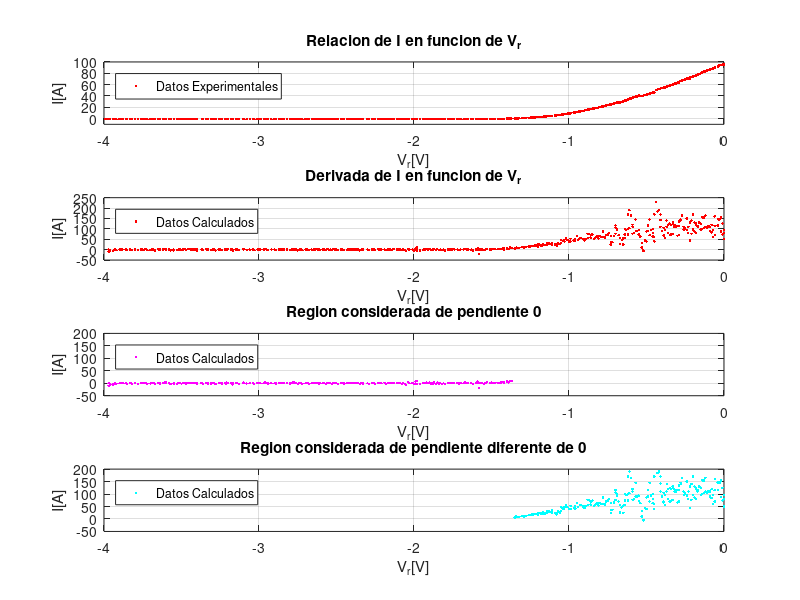
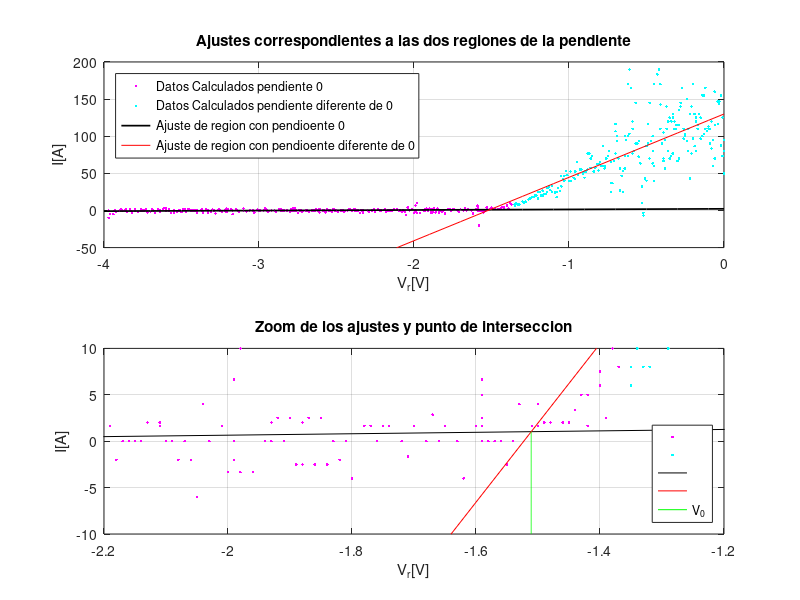

The MATLAB source for these figures, in order:
clear all; close all;
Vr = [0	0	0	-0.01	-0.01	-0.02	-0.02	-0.03	-0.03	-0.04	-0.04	-0.06	-0.06	-0.06	-0.07	-0.07	-0.08	-0.08	-0.09	-0.09	-0.1	-0.1	-0.11	-0.12	-0.12	-0.13	-0.13	-0.14	-0.14	-0.15	-0.15	-0.16	-0.16	-0.17	-0.17	-0.18	-0.18	-0.18	-0.19	-0.19	-0.2	-0.2	-0.21	-0.21	-0.22	-0.22	-0.23	-0.23	-0.24	-0.24	-0.25	-0.25	-0.26	-0.26	-0.27	-0.28	-0.28	-0.29	-0.29	-0.29	-0.3	-0.3	-0.31	-0.31	-0.32	-0.32	-0.33	-0.33	-0.33	-0.34	-0.34	-0.35	-0.35	-0.36	-0.36	-0.37	-0.37	-0.38	-0.38	-0.39	-0.39	-0.39	-0.4	-0.41	-0.41	-0.41	-0.42	-0.43	-0.44	-0.45	-0.45	-0.45	-0.46	-0.46	-0.46	-0.47	-0.48	-0.48	-0.49	-0.49	-0.5	-0.5	-0.51	-0.52	-0.52	-0.53	-0.53	-0.54	-0.55	-0.55	-0.56	-0.57	-0.57	-0.58	-0.59	-0.59	-0.59	-0.6	-0.61	-0.61	-0.62	-0.62	-0.62	-0.63	-0.64	-0.64	-0.64	-0.65	-0.65	-0.66	-0.67	-0.67	-0.68	-0.69	-0.69	-0.7	-0.7	-0.7	-0.71	-0.72	-0.73	-0.73	-0.73	-0.74	-0.75	-0.75	-0.76	-0.77	-0.77	-0.78	-0.78	-0.79	-0.8	-0.81	-0.81	-0.82	-0.83	-0.84	-0.85	-0.86	-0.86	-0.87	-0.88	-0.88	-0.89	-0.9	-0.9	-0.91	-0.92	-0.93	-0.94	-0.95	-0.96	-0.96	-0.97	-0.99	-0.99	-1	-1.01	-1.02	-1.03	-1.03	-1.04	-1.05	-1.05	-1.06	-1.07	-1.08	-1.08	-1.09	-1.11	-1.11	-1.12	-1.13	-1.14	-1.14	-1.15	-1.16	-1.17	-1.17	-1.18	-1.19	-1.2	-1.2	-1.21	-1.22	-1.23	-1.24	-1.25	-1.26	-1.28	-1.28	-1.29	-1.3	-1.32	-1.33	-1.34	-1.35	-1.35	-1.37	-1.38	-1.39	-1.4	-1.4	-1.42	-1.42	-1.43	-1.44	-1.45	-1.46	-1.48	-1.49	-1.5	-1.5	-1.51	-1.53	-1.54	-1.55	-1.56	-1.57	-1.58	-1.58	-1.59	-1.59	-1.59	-1.59	-1.59	-1.6	-1.62	-1.63	-1.63	-1.65	-1.66	-1.67	-1.68	-1.7	-1.71	-1.72	-1.74	-1.75	-1.76	-1.77	-1.78	-1.8	-1.81	-1.82	-1.83	-1.84	-1.85	-1.86	-1.87	-1.88	-1.88	-1.89	-1.9	-1.91	-1.92	-1.93	-1.93	-1.94	-1.96	-1.96	-1.98	-1.98	-1.99	-1.99	-1.99	-2	-2.01	-2.03	-2.04	-2.05	-2.06	-2.07	-2.08	-2.09	-2.1	-2.11	-2.11	-2.13	-2.14	-2.15	-2.16	-2.17	-2.18	-2.19	-2.21	-2.21	-2.22	-2.23	-2.25	-2.26	-2.27	-2.29	-2.3	-2.3	-2.33	-2.33	-2.34	-2.35	-2.36	-2.37	-2.38	-2.38	-2.38	-2.39	-2.4	-2.41	-2.42	-2.43	-2.45	-2.46	-2.47	-2.49	-2.5	-2.51	-2.52	-2.53	-2.54	-2.55	-2.56	-2.57	-2.58	-2.58	-2.59	-2.61	-2.61	-2.62	-2.63	-2.64	-2.65	-2.66	-2.66	-2.68	-2.69	-2.7	-2.72	-2.73	-2.74	-2.75	-2.76	-2.77	-2.77	-2.78	-2.78	-2.79	-2.79	-2.8	-2.82	-2.82	-2.84	-2.85	-2.86	-2.86	-2.87	-2.89	-2.9	-2.9	-2.92	-2.94	-2.95	-2.96	-2.97	-2.99	-3	-3.01	-3.03	-3.04	-3.06	-3.06	-3.08	-3.1	-3.1	-3.13	-3.14	-3.15	-3.17	-3.17	-3.18	-3.2	-3.21	-3.21	-3.22	-3.24	-3.25	-3.26	-3.28	-3.29	-3.3	-3.31	-3.33	-3.33	-3.34	-3.36	-3.37	-3.37	-3.37	-3.4	-3.4	-3.41	-3.42	-3.43	-3.43	-3.44	-3.45	-3.46	-3.47	-3.48	-3.49	-3.5	-3.51	-3.52	-3.53	-3.55	-3.55	-3.57	-3.58	-3.58	-3.58	-3.6	-3.6	-3.61	-3.62	-3.64	-3.64	-3.65	-3.67	-3.68	-3.69	-3.7	-3.72	-3.73	-3.74	-3.75	-3.76	-3.76	-3.78	-3.8	-3.8	-3.82	-3.83	-3.83	-3.85	-3.86	-3.86	-3.88	-3.89	-3.9	-3.92	-3.93	-3.94	-3.96	-3.97	-3.97	-3.98	-3.98	-3.98	-3.99	-3.99];
I = [95.7	96.7	96.6	95.9	95.2	94.7	94.8	94.2	93.4	93	91.6	91.3	89.8	89.1	88.6	88.1	88.1	87.5	87	86.7	86.3	85.7	85	84.3	83.4	83	82.3	81.8	81	80.1	79.9	79.2	78.7	78	77.6	77	76.6	76.1	75.7	75.4	74.5	74.2	73.7	73.1	72.8	71.1	71.3	70.9	70.8	70.2	69.8	69.1	68.5	67.8	67.4	66.7	66.1	65.2	64.9	64.1	63.8	63.3	62.9	62.2	62	61.5	61.3	60.6	60	59.8	59.1	58.7	58.1	57.7	57.4	56.9	56.2	56	55.3	55	54.1	54	54.1	53.6	52.9	52.7	52	51.4	50.3	47.2	45.9	46.3	45.9	45.7	45.5	45.1	44.5	43.9	43.3	43.6	42.3	41.6	41.8	40.6	40.1	39.7	40.4	40.5	40.8	40.2	39.4	39.1	38.6	38	37.3	36.7	36.2	35.9	35.6	34.9	34.4	32.9	32.6	31.8	31.8	31	30.9	30.4	29.9	29.8	29.3	28.7	28.8	28.9	28.4	27.6	27.9	27.4	26.9	25.6	24.4	24.4	25.1	24.9	24.5	23.9	23.3	22.5	22.5	22.3	21.7	21.2	20.8	20.1	19.7	19.3	18.8	18.2	17.6	17	16.8	16.5	16.1	15.4	14.9	14.5	14.2	13.8	13.2	12.8	12.4	12	11.3	11	10.6	10	9.4	9.2	8.9	8.4	7.9	7.8	7.6	7	6.8	6.5	6.2	5.9	5.6	5.5	5.2	5	4.9	4.7	4.3	4.2	4	3.8	3.4	3.4	3.2	3.1	2.9	2.6	2.6	2.4	2.1	1.9	1.8	1.6	1.2	1.2	1	1	0.7	0.6	0.5	0.4	0.4	0.3	0.2	0	0.1	0	-0.1	-0.2	-0.1	-0.2	-0.3	-0.3	-0.3	-0.4	-0.4	-0.4	-0.4	-0.4	-0.5	-0.6	-0.5	-0.5	-0.6	-0.5	-0.5	-0.5	-0.5	-0.4	-0.5	-0.5	-0.7	-0.6	-0.6	-0.6	-0.6	-0.5	-0.6	-0.6	-0.7	-0.6	-0.7	-0.6	-0.7	-0.6	-0.6	-0.8	-0.7	-0.7	-0.7	-0.7	-0.6	-0.7	-0.6	-0.7	-0.6	-0.7	-0.6	-0.7	-0.6	-0.7	-0.6	-0.7	-0.7	-0.7	-0.7	-0.7	-0.7	-0.6	-0.6	-0.9	-0.6	-0.7	-0.5	-1	-0.7	-0.7	-0.7	-0.7	-0.7	-0.6	-0.7	-0.6	-0.7	-0.7	-0.7	-0.8	-0.7	-0.7	-0.7	-0.7	-0.8	-0.6	-0.8	-0.7	-0.7	-0.8	-0.7	-0.7	-0.8	-0.7	-0.7	-0.7	-0.7	-0.7	-0.7	-0.7	-0.6	-0.7	-0.7	-0.7	-0.7	-0.7	-0.8	-0.7	-0.8	-0.8	-0.7	-0.7	-0.7	-0.8	-0.7	-0.7	-0.7	-0.8	-0.7	-0.7	-0.7	-0.8	-0.7	-0.7	-0.7	-0.7	-0.7	-0.8	-0.7	-0.8	-0.7	-0.7	-0.8	-0.7	-0.7	-0.7	-0.7	-0.7	-0.7	-0.7	-0.6	-0.7	-0.7	-0.8	-0.7	-0.7	-0.8	-0.7	-0.7	-0.7	-0.7	-0.8	-0.7	-0.7	-0.8	-0.8	-0.7	-0.7	-0.7	-0.8	-0.7	-0.7	-0.9	-0.7	-0.8	-0.7	-0.8	-0.7	-0.7	-0.8	-0.7	-0.7	-0.9	-0.7	-0.7	-0.7	-0.8	-0.7	-0.7	-0.8	-0.8	-0.7	-0.9	-0.7	-0.7	-0.8	-0.8	-0.7	-0.7	-0.8	-0.7	-0.7	-0.7	-0.8	-0.7	-0.7	-0.7	-0.8	-0.7	-0.7	-0.7	-0.7	-0.8	-0.7	-0.7	-0.8	-0.8	-0.7	-0.8	-0.8	-0.7	-0.8	-0.7	-0.7	-0.7	-0.7	-0.7	-0.7	-0.7	-0.8	-0.8	-0.7	-0.9	-0.8	-0.7	-0.8	-0.8	-0.7	-0.8	-0.8	-0.7	-0.7	-0.8	-0.8	-0.8	-0.8	-0.7	-0.7	-0.9	-0.8	-0.7	-0.8	-0.7	-0.8	-0.9	-0.7	-0.8	-0.8	-0.8	-0.8	-0.7	-0.6	-0.7	-0.8	-0.6]; 
%%%%%%%%%%%%%%%%%%%%%%%%%%Se calcula la derivada como la diferencia entre las corrientes sobre la diferencia de voltajes. Como se usa el paso siguiente, el vector tendra un tamanho...
%%%%%%%%%%%%%%%%%%%%%%%%%%... N-1 del vector original. Se ajuste Vr de acuerdo a esa necesidad.
for i = 1:(length(I)-5)
  didv(i) = (I(i+5)-I(i))/(Vr(i+5)-Vr(i));
end
Vrdidv=Vr(1:length(didv));
volmax = -1.37; %%%%%%%%%%%%%%%%%%%% <----------------SELECCIONAR el valor de voltaje hasta el que se considera, inicialmente, que didv esta en 0
N=find(Vr == volmax);
%%%%Se genera dos vectores con la region considerada en que la derivada es 0.
x0 = Vrdidv(N:length(Vrdidv));y0 = didv(N:length(didv));
%%%%Se genera dos vectores con la region considerada en que la derivada no es 0.
xn0 = Vrdidv(1:N-1);yn0 = didv(1:N-1);

figure(1); clf; % se plotea la grafica original, la derivada, y las dos regiones de interes (donde la derivada es 0 y donde no)
subplot(4,1,1); plot(Vr,I,'r.'); axis([-4 0 -10 100]);grid on;xlabel('V_{r}[V]');ylabel('I[A]');legend('Datos Experimentales','Location','northwest');title('Relacion de I en funcion de V_{r}')
subplot(4,1,2); plot(Vrdidv,didv,'r.');grid on;xlabel('V_{r}[V]');ylabel('I[A]');legend('Datos Calculados','Location','northwest');title('Derivada de I en funcion de V_{r}')
subplot(4,1,3); plot(x0,y0,'m.'); axis([-4 0 -50 200]);grid on;xlabel('V_{r}[V]');ylabel('I[A]');legend('Datos Calculados','Location','northwest');title('Region considerada de pendiente 0')
subplot(4,1,4); plot(xn0,yn0,'c.'); axis([-4 0 -50 200]);grid on;xlabel('V_{r}[V]');ylabel('I[A]');legend('Datos Calculados','Location','northwest');title('Region considerada de pendiente diferente de 0')

%%%%%%%%%%%%%%%%%%%%Minimos cuadrados para x0,y0
size(x0)
size(y0)
N0 = size(x0)(2)
sx0y0 = sum(x0.*y0)
sx0x0 = sum(x0.*x0);sy0y0 = sum(y0.*y0);sx0 = sum(x0);sy0 = sum(y0);
a0 = (((N0)*(sx0y0))-((sx0)*(sy0)))/(((N0)*(sx0x0))-((sx0)*(sx0)))
b0 = (((sx0x0)*(sy0))-((sx0)*(sx0y0)))/(((N0)*(sx0x0))-((sx0)*(sx0)))
e0 = (y0-((a0*x0)+b0)).^2;sei0 = sum(e0);
deltaa0=sqrt((sei0)/(N0-2))*sqrt((N0)/(((N0)*(sx0x0))-((sx0)*(sx0))))
deltab0=sqrt((sei0)/(N0-2))*sqrt((sx0x0)/(((N0)*(sx0x0))-((sx0)*(sx0))))
r0 = (((N0)*(sx0y0))-((sx0)*(sy0)))/(sqrt(((N0)*(sx0x0))-((sx0)*(sx0)))*sqrt(((N0)*(sy0y0))-((sy0)*(sy0))))

%%%%%%%%%%%%%%%%%%%%Minimos cuadrados para xn0,yn0
size(xn0)
size(yn0)
Nn0 = size(xn0)(2)
sxn0yn0 = sum(xn0.*yn0);sxn0xn0 = sum(xn0.*xn0);syn0yn0 = sum(yn0.*yn0);sxn0 = sum(xn0);syn0 = sum(yn0);
a20 = (((Nn0)*(sxn0yn0))-((sxn0)*(syn0)))/(((Nn0)*(sxn0xn0))-((sxn0)*(sxn0)))
b20 = (((sxn0xn0)*(syn0))-((sxn0)*(sxn0yn0)))/(((Nn0)*(sxn0xn0))-((sxn0)*(sxn0)))
e20 = (yn0-((a20*xn0)+b20)).^2;sei20 = sum(e20);
deltaa20=sqrt((sei20)/(Nn0-2))*sqrt((Nn0)/(((Nn0)*(sxn0xn0))-((sxn0)*(sxn0))))
deltab20=sqrt((sei20)/(Nn0-2))*sqrt((sxn0xn0)/(((Nn0)*(sxn0xn0))-((sxn0)*(sxn0))))
r20 = (((Nn0)*(sxn0yn0))-((sxn0)*(syn0)))/(sqrt(((Nn0)*(sxn0xn0))-((sxn0)*(sxn0)))*sqrt(((Nn0)*(syn0yn0))-((syn0)*(syn0))))

%%%%%%%%%%%%%%%%%%%%%%%%%Se grafica con los respectivos ajustes y calculo punto interseccion con errores
Iv0 = (a0*b20-a20*b0)/(a0-a20);v0 = (b20-b0)/(a0-a20)
deltav0 = -v0*sqrt((deltab20^2)/((b0-b20)^2)+(deltab0^2)/((b0-b20)^2)+(deltaa0^2)/((a0-a20)^2)+(deltaa20^2)/((a0-a20)^2))
xx1 = -4:0.1:0;yy1 = a0.*xx1+b0;xx2 = -4:0.1:0;yy2 = a20.*xx2+b20;yf3= -10:0.01:Iv0; xf3= v0*ones(1,length(yf3));
figure(2);clf;
subplot(2,1,1);plot(x0,y0,'m.',xn0,yn0,'c.',xx1,yy1,'k-','linewidth',1.25,xx2,yy2,'r-'); axis([-4 0 -50 200]);grid on;xlabel('V_{r}[V]');ylabel('I[A]');legend('Datos Calculados pendiente 0','Datos Calculados pendiente diferente de 0','Ajuste de region con pendioente 0','Ajuste de region con pendioente diferente de 0','Location','northwest');title('Ajustes correspondientes a las dos regiones de la pendiente')
subplot(2,1,2);plot(x0,y0,'m.',xn0,yn0,'c.',xx1,yy1,'k-',xx2,yy2,'r-',xf3,yf3,'g'); axis([-2.2 -1.2 -10 10]);grid on;xlabel('V_{r}[V]');ylabel('I[A]');legend('','','','','V_{0}','Location','southeast');title('Zoom de los ajustes y punto de interseccion')
